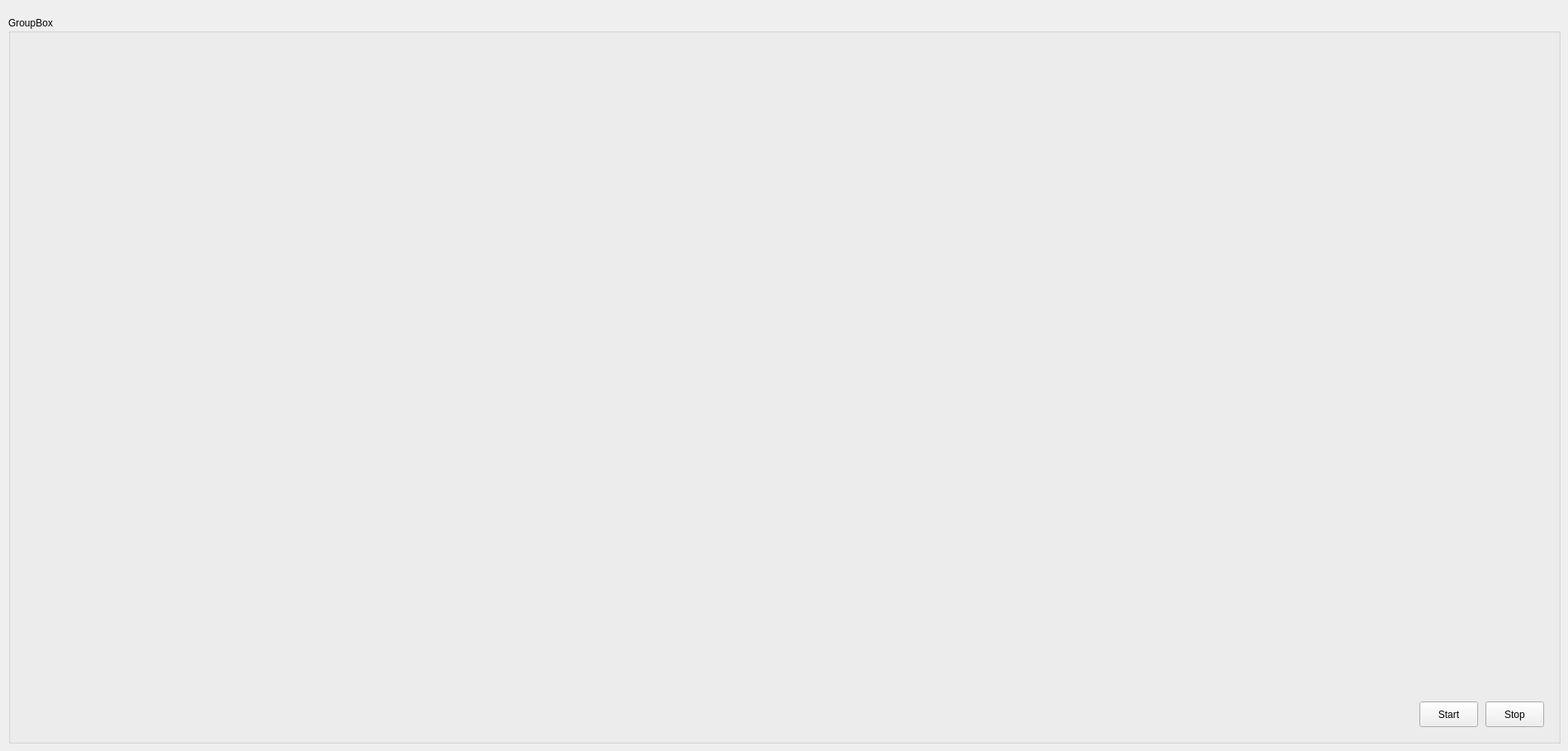
    <widget class="QWidget" name="tab_graph">
     <attribute name="title">
      <string>Graph tab</string>
     </attribute>
     <widget class="QGroupBox" name="groupBox">
      <property name="geometry">
       <rect>
        <x>10</x>
        <y>20</y>
        <width>1881</width>
        <height>881</height>
       </rect>
      </property>
      <property name="title">
       <string>GroupBox</string>
      </property>
      <widget class="QWidget" name="graph_error" native="true">
       <property name="geometry">
        <rect>
         <x>20</x>
         <y>60</y>
         <width>821</width>
         <height>371</height>
        </rect>
       </property>
      </widget>
      <widget class="QWidget" name="graph_angle" native="true">
       <property name="geometry">
        <rect>
         <x>20</x>
         <y>490</y>
         <width>821</width>
         <height>371</height>
        </rect>
       </property>
      </widget>
      <widget class="QWidget" name="graph_phi" native="true">
       <property name="geometry">
        <rect>
         <x>860</x>
         <y>60</y>
         <width>821</width>
         <height>371</height>
        </rect>
       </property>
      </widget>
      <widget class="QWidget" name="graph_speed" native="true">
       <property name="geometry">
        <rect>
         <x>860</x>
         <y>490</y>
         <width>821</width>
         <height>371</height>
        </rect>
       </property>
      </widget>
      <widget class="QWidget" name="graph_legend_static" native="true">
       <property name="geometry">
        <rect>
         <x>1700</x>
         <y>60</y>
         <width>161</width>
         <height>751</height>
        </rect>
       </property>
      </widget>
      <widget class="QPushButton" name="button_stop_nd">
       <property name="geometry">
        <rect>
         <x>1790</x>
         <y>830</y>
         <width>71</width>
         <height>31</height>
        </rect>
       </property>
       <property name="text">
        <string>Stop</string>
       </property>
      </widget>
      <widget class="QPushButton" name="button_start_nd">
       <property name="geometry">
        <rect>
         <x>1710</x>
         <y>830</y>
         <width>71</width>
         <height>31</height>
        </rect>
       </property>
       <property name="text">
        <string>Start</string>
       </property>
      </widget>
     </widget>
    </widget>
